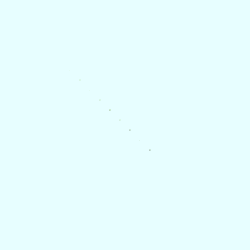
Frame 1 (no input)
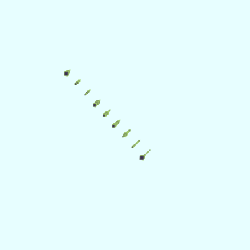
Frame 60 (the mouse pressed at the canvas centre just before this capture)
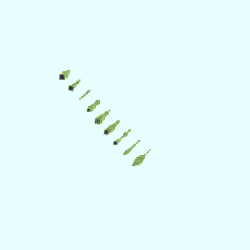
Frame 120 (the mouse held since frame 60 and released just before this capture)

The Processing sketch that drew these frames (run headless with seeded random() and noise(); from frame 60 on, the mouse is pressed at the canvas centre):

// Processing sketch: processing_19700
// ── processing_19700.pde

void setup(){
size(250, 250);
smooth();
background(#E7FEFF);
}

float r = 0;
float s = 1; //all the s are the individual swirls 
float s2 = 1;
float s3 = 1;
float s4 = 1;
float s5 = 1;
float s6 = 1;
float s7 = 1;
float s8 = 1;
float s9 = 1;
float s10 = 1;

float x = 300;
float y = 300;
//
void draw(){
  

fill(#3C3251, random(1, 255));  
stroke(#A8D46F, random(1, 255));

scale(0.5);
frameRate(600);
rectMode(CENTER);


r += 0.0009;
s += (random(-1, 1));
s2 += (random(-1, 1));
s3 += (random(-1, 1));
s4 += (random(-1, 1));
s5 += (random(-1, 1));
s6 += (random(-1, 1));
s7 += (random(-1, 1));
s8 += (random(-1, 1));
s9 += (random(-1, 1));
s10 += (random(-1, 1));

rotate(r);

rect(x, y, s, s);
rect(x-20, y-20, s2, s2);
rect(x-40, y-40, s3, s3);
rect(x-60, y-60, s4, s4);
rect(x-80, y-80, s5, s5);
rect(x-80, y-80, s6, s6);
rect(x-100, y-100, s7, s7);
rect(x-120, y-120, s8, s8);
rect(x-140, y-140, s9, s9);
rect(x-160, y-160, s10, s10);






}

                                
